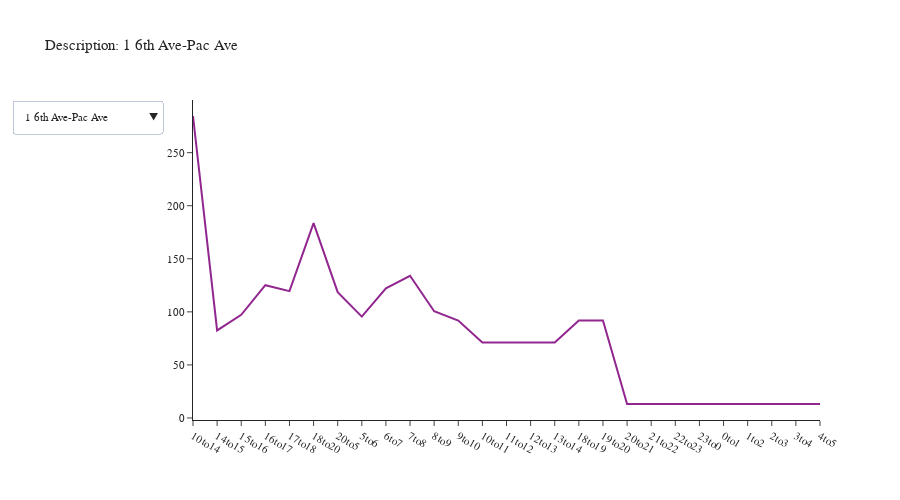

The notebook cell this image was saved under:
### Code cell
df_test = df_transit_line[df_transit_line['agency']=='Pierce Transit'].copy()
df = df_test.groupby(['tod', 'description']).agg({'boardings': 'sum'}).reset_index()
descriptions = df['description'].unique()

fig = create_tod_chart(df, descriptions)
fig.show()

### Figure 1 — Plotly figure (JSON) as saved in the notebook; plotly's stock layout.template omitted (floating-point values rounded to 4 significant figures)
{"data": [{"mode": "lines", "name": "1 6th Ave-Pac Ave", "type": "scatter", "visible": true, "x": ["10to14", "14to15", "15to16", "16to17", "17to18", "18to20", "20to5", "5to6", "6to7", "7to8", "8to9", "9to10", "10to11", "11to12", "12to13", "13to14", "18to19", "19to20", "20to21", "21to22", "22to23", "23to0", "0to1", "1to2", "2to3", "3to4", "4to5"], "y": [284.5, 82.49, 97.19, 125.1, 119.5, 183.5, 118.5, 95.49, 122.2, 134.0, 100.6, 91.72, 71.13, 71.13, 71.13, 71.13, 91.77, 91.77, 13.17, 13.17, 13.17, 13.17, 13.17, 13.17, 13.17, 13.17, 13.17]}, {"mode": "lines", "name": "10 Pearl Street", "type": "scatter", "visible": false, "x": ["10to14", "14to15", "15to16", "16to17", "17to18", "18to20", "20to5", "5to6", "6to7", "7to8", "8to9", "9to10", "10to11", "11to12", "12to13", "13to14", "18to19", "19to20", "20to21", "21to22", "22to23", "23to0", "0to1", "1to2", "2to3", "3to4", "4to5"], "y": [75.17, 15.44, 30.15, 17.15, 12.59, 19.23, 9.848, 4.216, 13.52, 15.73, 24.08, 19.63, 18.79, 18.79, 18.79, 18.79, 9.615, 9.615, 1.094, 1.094, 1.094, 1.094, 1.094, 1.094, 1.094, 1.094, 1.094]}, {"mode": "lines", "name": "100 Gig Harbor", "type": "scatter", "visible": false, "x": ["10to14", "14to15", "15to16", "16to17", "17to18", "18to20", "6to7", "7to8", "8to9", "9to10", "10to11", "11to12", "12to13", "13to14", "18to19", "19to20"], "y": [45.76, 13.04, 9.932, 6.41, 10.01, 17.82, 11.13, 36.43, 15.15, 7.668, 11.44, 11.44, 11.44, 11.44, 8.91, 8.91]}, {"mode": "lines", "name": "11 Pt Defiance", "type": "scatter", "visible": false, "x": ["10to14", "14to15", "15to16", "16to17", "17to18", "18to20", "20to5", "5to6", "6to7", "7to8", "8to9", "9to10", "10to11", "11to12", "12to13", "13to14", "18to19", "19to20", "20to21", "21to22", "22to23", "23to0", "0to1", "1to2", "2to3", "3to4", "4to5"], "y": [56.11, 38.69, 50.77, 22.78, 22.63, 33.19, 1.461, 9.896, 25.84, 72.03, 26.87, 13.93, 14.03, 14.03, 14.03, 14.03, 16.6, 16.6, 0.1624, 0.1624, 0.1624, 0.1624, 0.1624, 0.1624, 0.1624, 0.1624, 0.1624]}, {"mode": "lines", "name": "16 North End", "type": "scatter", "visible": false, "x": ["10to14", "14to15", "15to16", "16to17", "17to18", "18to20", "20to5", "5to6", "6to7", "7to8", "8to9", "9to10", "10to11", "11to12", "12to13", "13to14", "18to19", "19to20", "20to21", "21to22", "22to23", "23to0", "0to1", "1to2", "2to3", "3to4", "4to5"], "y": [71.83, 35.68, 26.16, 19.79, 18.84, 43.0, 18.18, 3.51, 54.28, 19.8, 22.58, 13.37, 17.96, 17.96, 17.96, 17.96, 21.5, 21.5, 2.02, 2.02, 2.02, 2.02, 2.02, 2.02, 2.02, 2.02, 2.02]}, {"mode": "lines", "name": "2 S 19th-Bridgeport", "type": "scatter", "visible": false, "x": ["10to14", "14to15", "15to16", "16to17", "17to18", "18to20", "20to5", "5to6", "6to7", "7to8", "8to9", "9to10", "10to11", "11to12", "12to13", "13to14", "18to19", "19to20", "20to21", "21to22", "22to23", "23to0", "0to1", "1to2", "2to3", "3to4", "4to5"], "y": [217.2, 55.05, 84.42, 55.93, 56.84, 143.1, 100.2, 4.241, 79.39, 98.33, 89.63, 37.38, 54.31, 54.31, 54.31, 54.31, 71.53, 71.53, 11.13, 11.13, 11.13, 11.13, 11.13, 11.13, 11.13, 11.13, 11.13]}, {"mode": "lines", "name": "202 S 72nd Street", "type": "scatter", "visible": false, "x": ["10to14", "14to15", "15to16", "16to17", "17to18", "18to20", "20to5", "6to7", "7to8", "8to9", "9to10", "10to11", "11to12", "12to13", "13to14", "18to19", "19to20", "20to21", "21to22", "22to23", "23to0", "0to1", "1to2", "2to3", "3to4", "4to5"], "y": [56.95, 9.95, 14.08, 15.71, 17.21, 11.0, 6.639, 13.38, 26.4, 26.53, 11.33, 14.24, 14.24, 14.24, 14.24, 5.499, 5.499, 0.7377, 0.7377, 0.7377, 0.7377, 0.7377, 0.7377, 0.7377, 0.7377, 0.7377]}, {"mode": "lines", "name": "206 PacHwy-Till_Madg", "type": "scatter", "visible": false, "x": ["10to14", "14to15", "15to16", "16to17", "17to18", "18to20", "20to5", "5to6", "6to7", "7to8", "8to9", "9to10", "10to11", "11to12", "12to13", "13to14", "18to19", "19to20", "20to21", "21to22", "22to23", "23to0", "0to1", "1to2", "2to3", "3to4", "4to5"], "y": [32.48, 9.562, 11.83, 11.08, 9.128, 16.62, 2.48, 4.52, 16.45, 17.28, 13.5, 12.41, 8.12, 8.12, 8.12, 8.12, 8.312, 8.312, 0.2756, 0.2756, 0.2756, 0.2756, 0.2756, 0.2756, 0.2756, 0.2756, 0.2756]}, {"mode": "lines", "name": "212 Steilacoom", "type": "scatter", "visible": false, "x": ["10to14", "14to15", "15to16", "16to17", "17to18", "18to20", "20to5", "5to6", "6to7", "7to8", "8to9", "9to10", "10to11", "11to12", "12to13", "13to14", "18to19", "19to20", "20to21", "21to22", "22to23", "23to0", "0to1", "1to2", "2to3", "3to4", "4to5"], "y": [45.21, 18.77, 20.08, 16.29, 14.92, 11.45, 4.611, 1.331, 11.98, 21.0, 15.27, 10.44, 11.3, 11.3, 11.3, 11.3, 5.725, 5.725, 0.5123, 0.5123, 0.5123, 0.5123, 0.5123, 0.5123, 0.5123, 0.5123, 0.5123]}, {"mode": "lines", "name": "214 Washington", "type": "scatter", "visible": false, "x": ["10to14", "14to15", "15to16", "16to17", "17to18", "18to20", "20to5", "5to6", "6to7", "7to8", "8to9", "9to10", "10to11", "11to12", "12to13", "13to14", "18to19", "19to20", "20to21", "21to22", "22to23", "23to0", "0to1", "1to2", "2to3", "3to4", "4to5"], "y": [44.32, 15.73, 15.95, 8.205, 13.81, 14.41, 9.973, 7.969, 16.32, 20.93, 15.9, 6.616, 11.08, 11.08, 11.08, 11.08, 7.204, 7.204, 1.108, 1.108, 1.108, 1.108, 1.108, 1.108, 1.108, 1.108, 1.108]}, {"mode": "lines", "name": "28 S 12th St", "type": "scatter", "visible": false, "x": ["10to14", "14to15", "15to16", "16to17", "17to18", "18to20", "20to5", "6to7", "7to8", "8to9", "9to10", "10to11", "11to12", "12to13", "13to14", "18to19", "19to20", "20to21", "21to22", "22to23", "23to0", "0to1", "1to2", "2to3", "3to4", "4to5"], "y": [55.05, 13.36, 15.6, 17.18, 11.55, 3.383, 12.67, 2.529, 20.72, 15.29, 9.884, 13.76, 13.76, 13.76, 13.76, 1.691, 1.691, 1.408, 1.408, 1.408, 1.408, 1.408, 1.408, 1.408, 1.408, 1.408]}, {"mode": "lines", "name": "3 Lakewood-Tacoma", "type": "scatter", "visible": false, "x": ["10to14", "14to15", "15to16", "16to17", "17to18", "18to20", "20to5", "5to6", "6to7", "7to8", "8to9", "9to10", "10to11", "11to12", "12to13", "13to14", "18to19", "19to20", "20to21", "21to22", "22to23", "23to0", "0to1", "1to2", "2to3", "3to4", "4to5"], "y": [167.1, 43.62, 43.57, 47.09, 39.12, 127.2, 22.76, 43.33, 74.08, 70.28, 49.89, 41.81, 41.78, 41.78, 41.78, 41.78, 63.61, 63.61, 2.529, 2.529, 2.529, 2.529, 2.529, 2.529, 2.529, 2.529, 2.529]}, {"mode": "lines", "name": "4 Lakewd-South Hill", "type": "scatter", "visible": false, "x": ["10to14", "14to15", "15to16", "16to17", "17to18", "18to20", "20to5", "5to6", "6to7", "7to8", "8to9", "9to10", "10to11", "11to12", "12to13", "13to14", "18to19", "19to20", "20to21", "21to22", "22to23", "23to0", "0to1", "1to2", "2to3", "3to4", "4to5"], "y": [153.7, 35.42, 37.44, 43.08, 34.86, 91.65, 10.2, 12.19, 61.87, 71.42, 60.54, 30.85, 38.41, 38.41, 38.41, 38.41, 45.82, 45.82, 1.134, 1.134, 1.134, 1.134, 1.134, 1.134, 1.134, 1.134, 1.134]}, {"mode": "lines", "name": "400 Puyllp-Tacoma", "type": "scatter", "visible": false, "x": ["10to14", "14to15", "15to16", "16to17", "17to18", "18to20", "20to5", "5to6", "6to7", "7to8", "8to9", "9to10", "10to11", "11to12", "12to13", "13to14", "18to19", "19to20", "20to21", "21to22", "22to23", "23to0", "0to1", "1to2", "2to3", "3to4", "4to5"], "y": [127.7, 63.47, 85.23, 74.25, 79.51, 107.2, 17.25, 46.93, 93.55, 107.7, 65.89, 21.26, 31.92, 31.92, 31.92, 31.92, 53.62, 53.62, 1.917, 1.917, 1.917, 1.917, 1.917, 1.917, 1.917, 1.917, 1.917]}, {"mode": "lines", "name": "402 Meridian", "type": "scatter", "visible": false, "x": ["10to14", "14to15", "15to16", "16to17", "17to18", "18to20", "5to6", "6to7", "7to8", "8to9", "9to10", "10to11", "11to12", "12to13", "13to14", "18to19", "19to20"], "y": [269.7, 59.56, 41.8, 71.87, 76.05, 99.51, 63.97, 150.4, 97.36, 70.32, 69.49, 67.41, 67.41, 67.41, 67.41, 49.76, 49.76]}, {"mode": "lines", "name": "409 Puyallup-S 72nd", "type": "scatter", "visible": false, "x": ["10to14", "14to15", "15to16", "16to17", "17to18", "9to10", "10to11", "11to12", "12to13", "13to14"], "y": [50.33, 9.442, 11.61, 7.01, 7.972, 11.0, 12.58, 12.58, 12.58, 12.58]}, {"mode": "lines", "name": "41 S 56th St-Salish", "type": "scatter", "visible": false, "x": ["10to14", "14to15", "15to16", "16to17", "17to18", "18to20", "20to5", "5to6", "6to7", "7to8", "8to9", "9to10", "10to11", "11to12", "12to13", "13to14", "18to19", "19to20", "20to21", "21to22", "22to23", "23to0", "0to1", "1to2", "2to3", "3to4", "4to5"], "y": [128.8, 36.0, 57.09, 53.92, 46.75, 39.66, 18.08, 33.32, 51.89, 66.4, 42.63, 36.32, 32.19, 32.19, 32.19, 32.19, 19.83, 19.83, 2.009, 2.009, 2.009, 2.009, 2.009, 2.009, 2.009, 2.009, 2.009]}, {"mode": "lines", "name": "42 McKinley Ave", "type": "scatter", "visible": false, "x": ["10to14", "14to15", "15to16", "16to17", "17to18", "18to20", "20to5", "5to6", "6to7", "7to8", "8to9", "9to10", "10to11", "11to12", "12to13", "13to14", "18to19", "19to20", "20to21", "21to22", "22to23", "23to0", "0to1", "1to2", "2to3", "3to4", "4to5"], "y": [95.72, 20.41, 41.26, 37.3, 45.44, 28.47, 10.18, 5.37, 37.67, 36.56, 22.91, 19.45, 23.93, 23.93, 23.93, 23.93, 14.23, 14.23, 1.131, 1.131, 1.131, 1.131, 1.131, 1.131, 1.131, 1.131, 1.131]}, {"mode": "lines", "name": "425 Puyallup Cnectr", "type": "scatter", "visible": false, "x": ["10to14", "14to15", "15to16", "16to17", "10to11", "11to12", "12to13", "13to14"], "y": [29.53, 6.73, 12.82, 16.56, 7.384, 7.384, 7.384, 7.384]}, {"mode": "lines", "name": "45 Yakima", "type": "scatter", "visible": false, "x": ["10to14", "14to15", "15to16", "16to17", "17to18", "18to20", "20to5", "5to6", "6to7", "7to8", "8to9", "9to10", "10to11", "11to12", "12to13", "13to14", "18to19", "19to20", "20to21", "21to22", "22to23", "23to0", "0to1", "1to2", "2to3", "3to4", "4to5"], "y": [83.76, 22.04, 29.23, 24.09, 21.31, 17.79, 6.692, 11.35, 21.71, 37.85, 24.45, 13.04, 20.94, 20.94, 20.94, 20.94, 8.893, 8.893, 0.7436, 0.7436, 0.7436, 0.7436, 0.7436, 0.7436, 0.7436, 0.7436, 0.7436]}, {"mode": "lines", "name": "48 Sheridan-M St", "type": "scatter", "visible": false, "x": ["10to14", "14to15", "15to16", "16to17", "17to18", "18to20", "20to5", "5to6", "6to7", "7to8", "8to9", "9to10", "10to11", "11to12", "12to13", "13to14", "18to19", "19to20", "20to21", "21to22", "22to23", "23to0", "0to1", "1to2", "2to3", "3to4", "4to5"], "y": [95.37, 30.18, 37.77, 30.18, 35.67, 53.88, 4.409, 13.37, 33.14, 59.09, 36.85, 27.96, 23.84, 23.84, 23.84, 23.84, 26.94, 26.94, 0.4899, 0.4899, 0.4899, 0.4899, 0.4899, 0.4899, 0.4899, 0.4899, 0.4899]}, {"mode": "lines", "name": "500 Federal Way", "type": "scatter", "visible": false, "x": ["10to14", "14to15", "15to16", "16to17", "17to18", "18to20", "20to5", "5to6", "6to7", "7to8", "8to9", "9to10", "10to11", "11to12", "12to13", "13to14", "18to19", "19to20", "20to21", "21to22", "22to23", "23to0", "0to1", "1to2", "2to3", "3to4", "4to5"], "y": [212.0, 46.2, 52.56, 39.38, 45.17, 73.64, 119.2, 26.67, 49.81, 64.64, 46.96, 44.33, 52.99, 52.99, 52.99, 52.99, 36.82, 36.82, 13.25, 13.25, 13.25, 13.25, 13.25, 13.25, 13.25, 13.25, 13.25]}, {"mode": "lines", "name": "501 Miltn-Fed Way", "type": "scatter", "visible": false, "x": ["10to14", "14to15", "15to16", "16to17", "17to18", "18to20", "5to6", "6to7", "7to8", "8to9", "9to10", "10to11", "11to12", "12to13", "13to14", "18to19", "19to20"], "y": [210.2, 35.7, 64.79, 55.61, 67.29, 94.49, 28.79, 48.75, 73.15, 48.1, 42.21, 52.54, 52.54, 52.54, 52.54, 47.24, 47.24]}, {"mode": "lines", "name": "52 Fircrest-TCC", "type": "scatter", "visible": false, "x": ["10to14", "14to15", "15to16", "16to17", "17to18", "18to20", "20to5", "5to6", "6to7", "7to8", "8to9", "9to10", "10to11", "11to12", "12to13", "13to14", "18to19", "19to20", "20to21", "21to22", "22to23", "23to0", "0to1", "1to2", "2to3", "3to4", "4to5"], "y": [36.91, 7.453, 8.577, 12.58, 9.93, 11.55, 5.202, 0.9311, 16.4, 13.01, 10.88, 10.35, 9.227, 9.227, 9.227, 9.227, 5.776, 5.776, 0.578, 0.578, 0.578, 0.578, 0.578, 0.578, 0.578, 0.578, 0.578]}, {"mode": "lines", "name": "53 University Plc", "type": "scatter", "visible": false, "x": ["10to14", "14to15", "15to16", "16to17", "17to18", "18to20", "20to5", "5to6", "6to7", "7to8", "8to9", "9to10", "10to11", "11to12", "12to13", "13to14", "18to19", "19to20", "20to21", "21to22", "22to23", "23to0", "0to1", "1to2", "2to3", "3to4", "4to5"], "y": [79.8, 20.58, 28.91, 24.35, 27.95, 20.95, 10.15, 7.495, 59.0, 40.13, 38.2, 23.69, 19.95, 19.95, 19.95, 19.95, 10.47, 10.47, 1.128, 1.128, 1.128, 1.128, 1.128, 1.128, 1.128, 1.128, 1.128]}, {"mode": "lines", "name": "54 S 38th St-Port Av", "type": "scatter", "visible": false, "x": ["10to14", "14to15", "15to16", "16to17", "17to18", "18to20", "20to5", "5to6", "6to7", "7to8", "8to9", "9to10", "10to11", "11to12", "12to13", "13to14", "18to19", "19to20", "20to21", "21to22", "22to23", "23to0", "0to1", "1to2", "2to3", "3to4", "4to5"], "y": [41.39, 9.625, 18.61, 13.54, 8.723, 13.05, 11.94, 2.706, 14.63, 20.6, 20.55, 17.88, 10.35, 10.35, 10.35, 10.35, 6.523, 6.523, 1.327, 1.327, 1.327, 1.327, 1.327, 1.327, 1.327, 1.327, 1.327]}, {"mode": "lines", "name": "55 Tacoma Mall", "type": "scatter", "visible": false, "x": ["10to14", "14to15", "15to16", "16to17", "17to18", "18to20", "20to5", "5to6", "6to7", "7to8", "8to9", "9to10", "10to11", "11to12", "12to13", "13to14", "18to19", "19to20", "20to21", "21to22", "22to23", "23to0", "0to1", "1to2", "2to3", "3to4", "4to5"], "y": [29.71, 7.392, 11.6, 9.66, 13.73, 10.89, 14.52, 1.405, 13.37, 13.81, 12.19, 11.78, 7.428, 7.428, 7.428, 7.428, 5.443, 5.443, 1.613, 1.613, 1.613, 1.613, 1.613, 1.613, 1.613, 1.613, 1.613]}, {"mode": "lines", "name": "57 Union-19th-Hilltp", "type": "scatter", "visible": false, "x": ["10to14", "14to15", "15to16", "16to17", "17to18", "18to20", "20to5", "6to7", "7to8", "8to9", "9to10", "10to11", "11to12", "12to13", "13to14", "18to19", "19to20", "20to21", "21to22", "22to23", "23to0", "0to1", "1to2", "2to3", "3to4", "4to5"], "y": [113.1, 26.8, 34.59, 30.42, 26.58, 14.93, 13.82, 29.66, 61.03, 27.42, 26.92, 28.28, 28.28, 28.28, 28.28, 7.463, 7.463, 1.536, 1.536, 1.536, 1.536, 1.536, 1.536, 1.536, 1.536, 1.536]}, {"mode": "lines", "name": "13 N 30th Street", "type": "scatter", "visible": false, "x": ["15to16", "16to17", "17to18", "18to20", "5to6", "6to7", "7to8", "8to9", "18to19", "19to20"], "y": [12.43, 11.8, 9.209, 7.001, 4.336, 5.021, 12.78, 11.91, 3.501, 3.501]}, {"mode": "lines", "name": "497 Lakelnd Hills Ex", "type": "scatter", "visible": false, "x": ["15to16", "16to17", "17to18", "18to20", "5to6", "6to7", "7to8", "18to19", "19to20"], "y": [12.12, 18.0, 36.34, 20.95, 17.32, 29.47, 26.52, 10.47, 10.47]}, {"mode": "lines", "name": "63 NE Tacoma", "type": "scatter", "visible": false, "x": ["16to17", "17to18", "7to8", "8to9"], "y": [9.215, 6.795, 12.65, 11.5]}], "layout": {"font": {"size": 11}, "height": 500, "title": {"text": "Description: 1 6th Ave-Pac Ave"}, "updatemenus": [{"buttons": [{"args": [{"visible": [true, false, false, false, false, false, false, false, false, false, false, false, false, false, false, false, false, false, false, false, false, false, false, false, false, false, false, false, false, false, false]}, {"title": "Description: 1 6th Ave-Pac Ave"}], "label": "1 6th Ave-Pac Ave", "method": "update"}, {"args": [{"visible": [false, true, false, false, false, false, false, false, false, false, false, false, false, false, false, false, false, false, false, false, false, false, false, false, false, false, false, false, false, false, false]}, {"title": "Description: 10 Pearl Street"}], "label": "10 Pearl Street", "method": "update"}, {"args": [{"visible": [false, false, true, false, false, false, false, false, false, false, false, false, false, false, false, false, false, false, false, false, false, false, false, false, false, false, false, false, false, false, false]}, {"title": "Description: 100 Gig Harbor"}], "label": "100 Gig Harbor", "method": "update"}, {"args": [{"visible": [false, false, false, true, false, false, false, false, false, false, false, false, false, false, false, false, false, false, false, false, false, false, false, false, false, false, false, false, false, false, false]}, {"title": "Description: 11 Pt Defiance"}], "label": "11 Pt Defiance", "method": "update"}, {"args": [{"visible": [false, false, false, false, true, false, false, false, false, false, false, false, false, false, false, false, false, false, false, false, false, false, false, false, false, false, false, false, false, false, false]}, {"title": "Description: 16 North End"}], "label": "16 North End", "method": "update"}, {"args": [{"visible": [false, false, false, false, false, true, false, false, false, false, false, false, false, false, false, false, false, false, false, false, false, false, false, false, false, false, false, false, false, false, false]}, {"title": "Description: 2 S 19th-Bridgeport"}], "label": "2 S 19th-Bridgeport", "method": "update"}, {"args": [{"visible": [false, false, false, false, false, false, true, false, false, false, false, false, false, false, false, false, false, false, false, false, false, false, false, false, false, false, false, false, false, false, false]}, {"title": "Description: 202 S 72nd Street"}], "label": "202 S 72nd Street", "method": "update"}, {"args": [{"visible": [false, false, false, false, false, false, false, true, false, false, false, false, false, false, false, false, false, false, false, false, false, false, false, false, false, false, false, false, false, false, false]}, {"title": "Description: 206 PacHwy-Till_Madg"}], "label": "206 PacHwy-Till_Madg", "method": "update"}, {"args": [{"visible": [false, false, false, false, false, false, false, false, true, false, false, false, false, false, false, false, false, false, false, false, false, false, false, false, false, false, false, false, false, false, false]}, {"title": "Description: 212 Steilacoom"}], "label": "212 Steilacoom", "method": "update"}, {"args": [{"visible": [false, false, false, false, false, false, false, false, false, true, false, false, false, false, false, false, false, false, false, false, false, false, false, false, false, false, false, false, false, false, false]}, {"title": "Description: 214 Washington"}], "label": "214 Washington", "method": "update"}, {"args": [{"visible": [false, false, false, false, false, false, false, false, false, false, true, false, false, false, false, false, false, false, false, false, false, false, false, false, false, false, false, false, false, false, false]}, {"title": "Description: 28 S 12th St"}], "label": "28 S 12th St", "method": "update"}, {"args": [{"visible": [false, false, false, false, false, false, false, false, false, false, false, true, false, false, false, false, false, false, false, false, false, false, false, false, false, false, false, false, false, false, false]}, {"title": "Description: 3 Lakewood-Tacoma"}], "label": "3 Lakewood-Tacoma", "method": "update"}, {"args": [{"visible": [false, false, false, false, false, false, false, false, false, false, false, false, true, false, false, false, false, false, false, false, false, false, false, false, false, false, false, false, false, false, false]}, {"title": "Description: 4 Lakewd-South Hill"}], "label": "4 Lakewd-South Hill", "method": "update"}, {"args": [{"visible": [false, false, false, false, false, false, false, false, false, false, false, false, false, true, false, false, false, false, false, false, false, false, false, false, false, false, false, false, false, false, false]}, {"title": "Description: 400 Puyllp-Tacoma"}], "label": "400 Puyllp-Tacoma", "method": "update"}, {"args": [{"visible": [false, false, false, false, false, false, false, false, false, false, false, false, false, false, true, false, false, false, false, false, false, false, false, false, false, false, false, false, false, false, false]}, {"title": "Description: 402 Meridian"}], "label": "402 Meridian", "method": "update"}, {"args": [{"visible": [false, false, false, false, false, false, false, false, false, false, false, false, false, false, false, true, false, false, false, false, false, false, false, false, false, false, false, false, false, false, false]}, {"title": "Description: 409 Puyallup-S 72nd"}], "label": "409 Puyallup-S 72nd", "method": "update"}, {"args": [{"visible": [false, false, false, false, false, false, false, false, false, false, false, false, false, false, false, false, true, false, false, false, false, false, false, false, false, false, false, false, false, false, false]}, {"title": "Description: 41 S 56th St-Salish"}], "label": "41 S 56th St-Salish", "method": "update"}, {"args": [{"visible": [false, false, false, false, false, false, false, false, false, false, false, false, false, false, false, false, false, true, false, false, false, false, false, false, false, false, false, false, false, false, false]}, {"title": "Description: 42 McKinley Ave"}], "label": "42 McKinley Ave", "method": "update"}, {"args": [{"visible": [false, false, false, false, false, false, false, false, false, false, false, false, false, false, false, false, false, false, true, false, false, false, false, false, false, false, false, false, false, false, false]}, {"title": "Description: 425 Puyallup Cnectr"}], "label": "425 Puyallup Cnectr", "method": "update"}, {"args": [{"visible": [false, false, false, false, false, false, false, false, false, false, false, false, false, false, false, false, false, false, false, true, false, false, false, false, false, false, false, false, false, false, false]}, {"title": "Description: 45 Yakima"}], "label": "45 Yakima", "method": "update"}, {"args": [{"visible": [false, false, false, false, false, false, false, false, false, false, false, false, false, false, false, false, false, false, false, false, true, false, false, false, false, false, false, false, false, false, false]}, {"title": "Description: 48 Sheridan-M St"}], "label": "48 Sheridan-M St", "method": "update"}, {"args": [{"visible": [false, false, false, false, false, false, false, false, false, false, false, false, false, false, false, false, false, false, false, false, false, true, false, false, false, false, false, false, false, false, false]}, {"title": "Description: 500 Federal Way"}], "label": "500 Federal Way", "method": "update"}, {"args": [{"visible": [false, false, false, false, false, false, false, false, false, false, false, false, false, false, false, false, false, false, false, false, false, false, true, false, false, false, false, false, false, false, false]}, {"title": "Description: 501 Miltn-Fed Way"}], "label": "501 Miltn-Fed Way", "method": "update"}, {"args": [{"visible": [false, false, false, false, false, false, false, false, false, false, false, false, false, false, false, false, false, false, false, false, false, false, false, true, false, false, false, false, false, false, false]}, {"title": "Description: 52 Fircrest-TCC"}], "label": "52 Fircrest-TCC", "method": "update"}, {"args": [{"visible": [false, false, false, false, false, false, false, false, false, false, false, false, false, false, false, false, false, false, false, false, false, false, false, false, true, false, false, false, false, false, false]}, {"title": "Description: 53 University Plc"}], "label": "53 University Plc", "method": "update"}, {"args": [{"visible": [false, false, false, false, false, false, false, false, false, false, false, false, false, false, false, false, false, false, false, false, false, false, false, false, false, true, false, false, false, false, false]}, {"title": "Description: 54 S 38th St-Port Av"}], "label": "54 S 38th St-Port Av", "method": "update"}, {"args": [{"visible": [false, false, false, false, false, false, false, false, false, false, false, false, false, false, false, false, false, false, false, false, false, false, false, false, false, false, true, false, false, false, false]}, {"title": "Description: 55 Tacoma Mall"}], "label": "55 Tacoma Mall", "method": "update"}, {"args": [{"visible": [false, false, false, false, false, false, false, false, false, false, false, false, false, false, false, false, false, false, false, false, false, false, false, false, false, false, false, true, false, false, false]}, {"title": "Description: 57 Union-19th-Hilltp"}], "label": "57 Union-19th-Hilltp", "method": "update"}, {"args": [{"visible": [false, false, false, false, false, false, false, false, false, false, false, false, false, false, false, false, false, false, false, false, false, false, false, false, false, false, false, false, true, false, false]}, {"title": "Description: 13 N 30th Street"}], "label": "13 N 30th Street", "method": "update"}, {"args": [{"visible": [false, false, false, false, false, false, false, false, false, false, false, false, false, false, false, false, false, false, false, false, false, false, false, false, false, false, false, false, false, true, false]}, {"title": "Description: 497 Lakelnd Hills Ex"}], "label": "497 Lakelnd Hills Ex", "method": "update"}, {"args": [{"visible": [false, false, false, false, false, false, false, false, false, false, false, false, false, false, false, false, false, false, false, false, false, false, false, false, false, false, false, false, false, false, true]}, {"title": "Description: 63 NE Tacoma"}], "label": "63 NE Tacoma", "method": "update"}], "direction": "down", "showactive": true}], "width": 900, "yaxis": {"tickformat": ".00f"}}}
